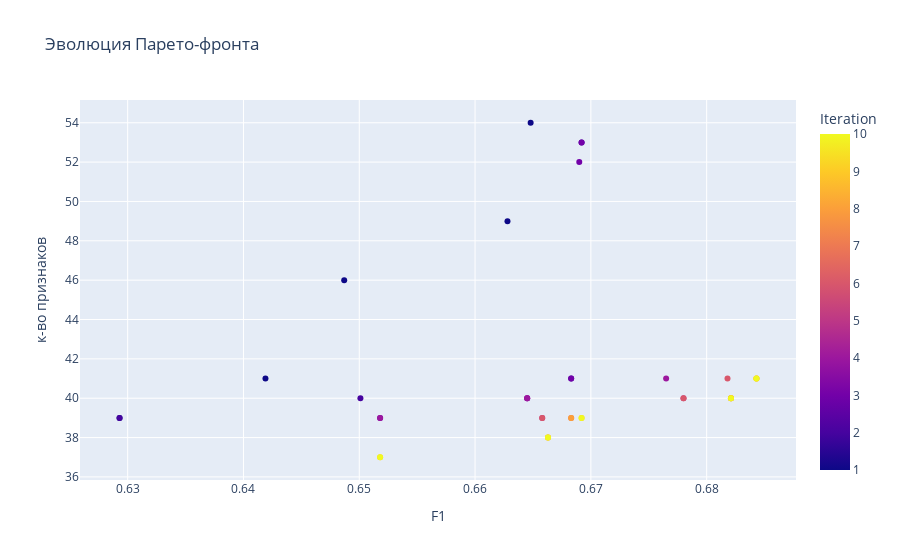

Notebook source saved alongside this figure:
### Code cell
# MOAMP
moamp = MOAMP(
    variable_bounds=variable_bounds,
    objectives=objectives,
    population_size=40,
    step_size=0.4,
    tabu_length=30,
    normalize_values=False
)

moamp.run(iterations=10)
moamp_front = moamp.get_pareto_front()

moamp.visualize_pareto_front()

### Figure 1 — Plotly figure (JSON) as saved in the notebook; plotly's stock layout.template omitted (floating-point values rounded to 4 significant figures)
{"data": [{"hovertemplate": "F1=%{x}<br>к-во признаков=%{y}<br>Iteration=%{marker.color}<extra></extra>", "legendgroup": "", "marker": {"color": [1, 1, 1, 1, 1, 2, 2, 2, 2, 3, 3, 3, 3, 3, 4, 4, 4, 4, 5, 5, 6, 6, 6, 7, 7, 8, 8, 8, 8, 9, 9, 9, 9, 9, 10, 10, 10, 10, 10], "coloraxis": "coloraxis", "symbol": "circle"}, "mode": "markers", "name": "", "orientation": "v", "showlegend": false, "type": "scatter", "x": [0.6628, 0.6419, 0.6648, 0.6293, 0.6487, 0.6683, 0.6501, 0.6692, 0.6293, 0.6645, 0.6518, 0.669, 0.6683, 0.6692, 0.6765, 0.6645, 0.6645, 0.6518, 0.678, 0.6658, 0.6818, 0.678, 0.6658, 0.6821, 0.6683, 0.6663, 0.6843, 0.6821, 0.6683, 0.6518, 0.6692, 0.6663, 0.6843, 0.6821, 0.6518, 0.6692, 0.6663, 0.6843, 0.6821], "xaxis": "x", "y": [49, 41, 54, 39, 46, 41, 40, 53, 39, 40, 39, 52, 41, 53, 41, 40, 40, 39, 40, 39, 41, 40, 39, 40, 39, 38, 41, 40, 39, 37, 39, 38, 41, 40, 37, 39, 38, 41, 40], "yaxis": "y"}], "layout": {"coloraxis": {"colorbar": {"title": {"text": "Iteration"}}, "colorscale": [[0, "#0d0887"], [0.1111, "#46039f"], [0.2222, "#7201a8"], [0.3333, "#9c179e"], [0.4444, "#bd3786"], [0.5556, "#d8576b"], [0.6667, "#ed7953"], [0.7778, "#fb9f3a"], [0.8889, "#fdca26"], [1, "#f0f921"]]}, "legend": {"tracegroupgap": 0}, "title": {"text": "Эволюция Парето-фронта"}, "xaxis": {"anchor": "y", "domain": [0, 1], "title": {"text": "F1"}}, "yaxis": {"anchor": "x", "domain": [0, 1], "title": {"text": "к-во признаков"}}}}
